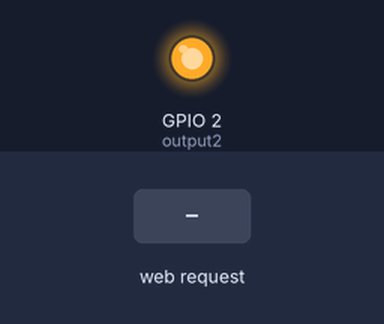
The sketch below on a simulated ESP8266 (NodeMCU). Parts: output pins drawn as LEDs (lit = HIGH). The inputs (shaded band) are chosen by the test bench. Storage starts empty; what the sketch prints to the serial monitor is not drawn.

Above: at 1.2 s.
1.3 s: HTTP request GET /2/on received
At 2.2 s:
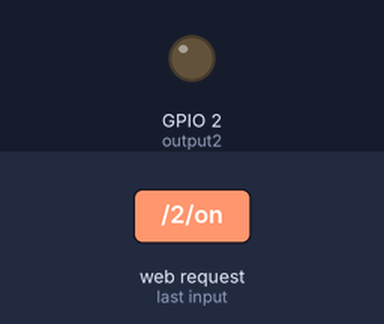
2.8 s: HTTP request GET /2/off received
At 3.3 s:
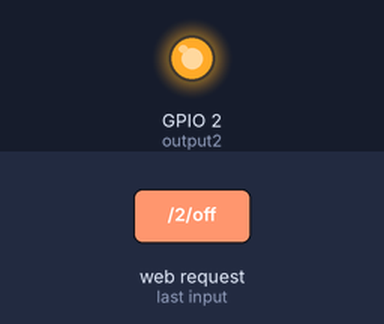
Timing chart, 0 to 5.8 s (numbered marks = the images above; inputs shaded):
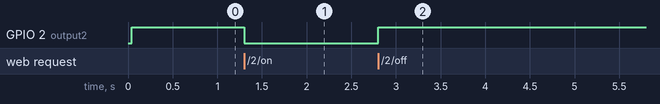

Measured:
- after the input at 1.3 s, GPIO 2 (output2): HIGH → LOW at once
- after the input at 2.8 s, GPIO 2 (output2): LOW → HIGH at once

The sketch:

Serverless_NodeMCU_Switch.ino
```cpp
// Load Wi-Fi library
#include <ESP8266WiFi.h>
#include <FS.h>

// Replace with your network credentials
// to create its own wifi network
const char* ssid     = "NodeMCU-Access-Point";
const char* password = "123456789";

// Set web server port number to 80
WiFiServer server(80);

// Variable to store the HTTP request
String header;


// Auxiliar variables to store the current output state
//this pins for esp32
//change the pins for esp8266
String output2State = "off";

// Assign output variables to GPIO pins
const int output2 = 2;
// const int output13 = 13;
// const int output14 = 14;
// const int output27 = 27;
void setup() {
  Serial.begin(115200);
  SPIFFS.begin();

  if (!SPIFFS.begin()) {
    Serial.println("Error mounting SPIFFS MEMORY");
  }
  // Initialize the output variables as outputs
  pinMode(output2, OUTPUT);


  // Set outputs to high because we are using active low type relay module
  digitalWrite(output2, HIGH);
  // digitalWrite(output13, HIGH);
  // digitalWrite(output14, HIGH);
  // digitalWrite(output27, HIGH);


  // Connect to Wi-Fi network with SSID and password
  Serial.print("Setting AP (Access Point)…");
  // Remove the password parameter, if you want the AP (Access Point) to be open
  WiFi.softAP(ssid, password);

  IPAddress IP = WiFi.softAPIP();
  Serial.print("AP IP address: ");
  Serial.println(IP);

  server.begin();
}

void loop() {
  WiFiClient client = server.available();   // Listen for incoming clients

  if (client) {                             // If a new client connects,
    Serial.println("New Client.");          // print a message out in the serial port
    String currentLine = "";                // make a String to hold incoming data from the client
    while (client.connected()) {            // loop while the client's connected
      if (client.available()) {             // if there's bytes to read from the client,
        char c = client.read();             // read a byte, then
        Serial.write(c);                    // print it out the serial monitor
        header += c;
        if (c == '\n') {                    // if the byte is a newline character
          // if the current line is blank, you got two newline characters in a row.
          // that's the end of the client HTTP request, so send a response:
          if (currentLine.length() == 0) {
            // HTTP headers always start with a response code (e.g. HTTP/1.1 200 OK)
            // and a content-type so the client knows what's coming, then a blank line:
            client.println("HTTP/1.1 200 OK");
            client.println("Content-type:text/html");
            client.println("Connection: close");
            client.println();

            // turns the GPIOs on and off
            //foe GPIO12
            if (header.indexOf("GET /2/on") >= 0)
            {
              Serial.println("GPIO 2 on");
              output2State = "on";
              digitalWrite(output2, LOW);
            }
            else if (header.indexOf("GET /2/off") >= 0)
            {
              Serial.println("GPIO 2 off");
              output2State = "off";
              digitalWrite(output2, HIGH);
            }

            // Display the HTML web page
            client.println("<!DOCTYPE html><html>");
            client.println("<head><meta name=\"viewport\" content=\"width=device-width, initial-scale=1\">");
            client.println("<link rel=\"icon\" href=\"data:,\">");
            // CSS to style the on/off buttons
            // Feel free to change the background-color and font-size attributes to fit your preferences
            client.println("<style>html { font-family: Helvetica; display: inline-block; margin: 0px auto; text-align: center;color: #4CAF50;}");
            client.println(".button { background-color: #4CAF50; border: none; color: white; padding: 16px 40px; border-radius: 12px;");
            client.println("text-decoration: none; font-size: 30px; margin: 2px; cursor: pointer;}");
            client.println(".button2 {background-color: #555555; border-radius: 12px;});</style></head>");

            // Web Page Heading
            client.println("<body><h1>LIGHT SWITCH Web Server</h1>");


            // Display current state, and ON/OFF buttons for GPIO 2
            client.println("<p>GPIO 2 - State " + output2State + "</p>");
            // If the output12State is off, it displays the ON button
            if (output2State == "off") {
              client.println("<p><a href=\"/2/on\"><button class=\"button\">ON</button></a></p>");
              client.println("<style>body {background: #000000 url(\"/switchedOFF.png\")no-repeat fixed bottom;}</style>");
            } else {
              client.println("<p><a href=\"/2/off\"><button class=\"button button2\">OFF</button></a></p>");
              client.println("<style>body { background: #000000 url(\"/switchedON.png\")no-repeat fixed bottom;}</style>");
            }

            client.println("</body></html>");

            // The HTTP response ends with another blank line
            client.println();
            // Break out of the while loop
            break;
          } else { // if you got a newline, then clear currentLine
            currentLine = "";
          }
        } else if (c != '\r') {  // if you got anything else but a carriage return character,
          currentLine += c;      // add it to the end of the currentLine
        }
      }
    }
    // Clear the header variable
    header = "";
    // Close the connection
    client.stop();
    Serial.println("Client disconnected.");
    Serial.println("");
  }
}
```
